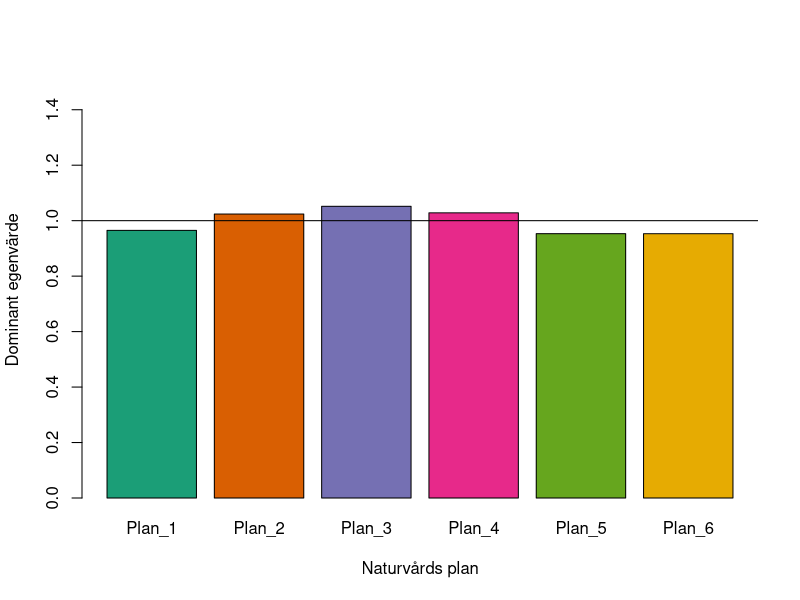

Reproduce this figure in R.
# Naturvård med matriser

# Quiz 1 ----
## Data ----
### Leslie Matrisen ----
L <- rbind(
  r1 = c( 0     , 0     , 0     , 0     , 127   , 4     , 80    ),
  r2 = c( 0.6747, 0.7370, 0     , 0     , 0     , 0     , 0     ),
  r3 = c( 0     , 0.0486, 0.6610, 0     , 0     , 0     , 0     ),
  r4 = c( 0     , 0     , 0.0147, 0.6907, 0     , 0     , 0     ),
  r5 = c( 0     , 0     , 0     , 0.0518, 0     , 0     , 0     ),
  r6 = c( 0     , 0     , 0     , 0     , 0.8091, 0     , 0     ),
  r7 = c( 0     , 0     , 0     , 0     , 0     , 0.8091, 0.8091)
)
# r1 <- c( 0     , 0     , 0     , 0     , 127   , 4     , 80    )
# r2 <- c( 0.6747, 0.7370, 0     , 0     , 0     , 0     , 0     )
# r3 <- c( 0     , 0.0486, 0.6610, 0     , 0     , 0     , 0     )
# r4 <- c( 0     , 0     , 0.0147, 0.6907, 0     , 0     , 0     )
# r5 <- c( 0     , 0     , 0     , 0.0518, 0     , 0     , 0     )
# r6 <- c( 0     , 0     , 0     , 0     , 0.8091, 0     , 0     )
# r7 <- c( 0     , 0     , 0     , 0     , 0     , 0.8091, 0.8091)
# L <- rbind(r1,r2,r3,r4,r5,r6,r7)

### Eigenvalues ----
eigen <- eigen(L)

Re(eigen$values[1])

dist <- eigen$vectors[,1]
dist <- Re(dist)

dist_relativ <- ( dist / sum(dist) ) *100
dist_relativ


## Naturvårdsplaner ----
gf <- c() # store results


### Plan 1 ----
L_plan1 <- L
L_plan1[2,1] <- 1 # Change P(growth) in class 1 to 100%

gf["Plan_1"] <- max(Re(eigen(L_plan1)$values))


### Plan 2 ----
L_plan2 <- L
L_plan2[2,2] <- 0.9514 # Change P(survival) in class 2 to 95.14%

gf["Plan_2"] <- max(Re(eigen(L_plan2)$values)) # Store dominant eigenvalue


### Plan 3 ----
L_plan3 <- L
L_plan3[3,3] <- 0.9853 # Change P(survival) in class 3 to 98.53%

gf["Plan_3"] <- max(Re(eigen(L_plan3)$values)) # Store dominant eigenvalue


### Plan 4 ----
L_plan4 <- L
L_plan4[4,4] <- 0.9482 # Change P(survival) in class 4 to 94.82%

gf["Plan_4"] <- max(Re(eigen(L_plan4)$values)) # Store dominant eigenvalue


### Plan 5 ----
L_plan5 <- L
L_plan5[6,5] <- 1 # Change P(growth) in class 5 to 100%

gf["Plan_5"] <- max(Re(eigen(L_plan5)$values)) # Store dominant eigenvalue


### Plan 6 ----
L_plan6 <- L
L_plan6[7,6] <- 1 # Change P(growth) in class 6 to 100%

gf["Plan_6"] <- max(Re(eigen(L_plan6)$values)) # Store dominant eigenvalue



## Plot results ----
barplot(
  gf,
  xlab = "Naturvårds plan",
  ylab = "Dominant egenvärde",
  col = RColorBrewer::brewer.pal(6,"Dark2"),
  ylim = c(0,1.5)
)
abline(h = 1)



# Quiz 2 ----
## Data ----
S <- rbind(#Stage 2        3        4        5        6        7
  r1 = c(0.6507	, 0      , 0      , 0      , 0      , 32.0679, 190.0144),
  r2 = c(0.0146	, 0.834	 , 0      , 0      , 0      , 0      , 0       ),
  r3 = c(0      , 0.0339 , 0.8316 , 0      , 0      , 0      , 0       ),
  r4 = c(0      , 0      , 0.0981	, 0.9187 , 0      , 0      , 0       ),
  r5 = c(0      , 0      , 0      , 0.0473 , 0.9334 , 0      , 0       ),
  r6 = c(0      , 0      , 0      , 0      , 0.05  	, 0.971  , 0       ),
  r7 = c(0      , 0      , 0      , 0      , 0      , 0.0184 , 0.9868	 )
)

## Eigenvalues ----
S_eigen <- eigen(S)
S_eigen_val <- Re(S_eigen$values)
S_eigen_vec <- Re(S_eigen$vectors)

relative_dist <- ( S_eigen_vec[,1] / sum(S_eigen_vec[,1]) ) *100




# Quiz 3 ----
## Data (turtles) ----
turtles<-c(2998, 12459, 2882, 197, 10, 1, 12)

relativ_fordelning <- c(
  0.2065519760, 0.6697304431, 0.1145746547, 0.0066208692, 0.0003628892, 
  0.0003106745, 0.0018484934
  )

turtles_M <- rbind(turtles)

## Chi-squared test ----
chisq_result <- chisq.test(turtles_M, p = relativ_fordelning)

## Data (gazell) ----
gem <- c(5, 7, 12, 67)
rhb <- c(6, 8, 54, 13)

G <- rbind(gem, rhb)

## Chi-squared test ----
chi_G <- chisq.test(G)


## Repeat ----
Sten <- rbind(c(wild = 198, national = 244))

Sten_test <- chisq.test(Sten)

